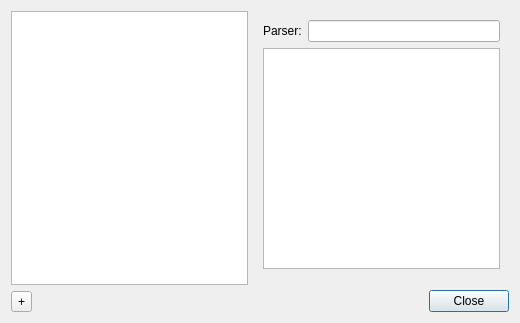
<?xml version="1.0" encoding="UTF-8"?>
<ui version="4.0">
 <class>LogFormatDialog</class>
 <widget class="QDialog" name="LogFormatDialog">
  <property name="geometry">
   <rect>
    <x>0</x>
    <y>0</y>
    <width>520</width>
    <height>323</height>
   </rect>
  </property>
  <property name="windowTitle">
   <string>Select Log Format</string>
  </property>
  <layout class="QGridLayout" name="gridLayout_2">
   <item row="0" column="0" rowspan="2">
    <layout class="QGridLayout" name="gridLayout">
     <item row="0" column="0" colspan="2">
      <widget class="QListView" name="listView">
       <property name="sizePolicy">
        <sizepolicy hsizetype="Preferred" vsizetype="Expanding">
         <horstretch>0</horstretch>
         <verstretch>0</verstretch>
        </sizepolicy>
       </property>
      </widget>
     </item>
     <item row="1" column="0">
      <widget class="QToolButton" name="addFormatButton">
       <property name="text">
        <string>+</string>
       </property>
       <property name="icon">
        <iconset theme="list-add">
         <normaloff>.</normaloff>.</iconset>
       </property>
      </widget>
     </item>
     <item row="1" column="1">
      <spacer name="horizontalSpacer">
       <property name="orientation">
        <enum>Qt::Horizontal</enum>
       </property>
       <property name="sizeType">
        <enum>QSizePolicy::Minimum</enum>
       </property>
       <property name="sizeHint" stdset="0">
        <size>
         <width>40</width>
         <height>20</height>
        </size>
       </property>
      </spacer>
     </item>
    </layout>
   </item>
   <item row="0" column="1">
    <widget class="QWidget" name="containerWidget" native="true">
     <property name="sizePolicy">
      <sizepolicy hsizetype="Expanding" vsizetype="Preferred">
       <horstretch>0</horstretch>
       <verstretch>0</verstretch>
      </sizepolicy>
     </property>
     <layout class="QGridLayout" name="gridLayout_3">
      <item row="1" column="0" colspan="2">
       <widget class="QListView" name="highlightListView">
        <property name="editTriggers">
         <set>QAbstractItemView::NoEditTriggers</set>
        </property>
       </widget>
      </item>
      <item row="2" column="0" colspan="2">
       <widget class="HighlightWidget" name="highlightWidget" native="true"/>
      </item>
      <item row="0" column="0">
       <widget class="QLabel" name="label">
        <property name="text">
         <string>Parser:</string>
        </property>
        <property name="buddy">
         <cstring>parserLineEdit</cstring>
        </property>
       </widget>
      </item>
      <item row="0" column="1">
       <widget class="QLineEdit" name="parserLineEdit"/>
      </item>
     </layout>
    </widget>
   </item>
   <item row="1" column="1">
    <widget class="QDialogButtonBox" name="buttonBox">
     <property name="orientation">
      <enum>Qt::Horizontal</enum>
     </property>
     <property name="standardButtons">
      <set>QDialogButtonBox::Close</set>
     </property>
    </widget>
   </item>
  </layout>
 </widget>
 <customwidgets>
  <customwidget>
   <class>HighlightWidget</class>
   <extends>QWidget</extends>
   <header>HighlightWidget.h</header>
   <container>1</container>
  </customwidget>
 </customwidgets>
 <tabstops>
  <tabstop>listView</tabstop>
  <tabstop>addFormatButton</tabstop>
  <tabstop>parserLineEdit</tabstop>
 </tabstops>
 <resources/>
 <connections>
  <connection>
   <sender>buttonBox</sender>
   <signal>accepted()</signal>
   <receiver>LogFormatDialog</receiver>
   <slot>accept()</slot>
   <hints>
    <hint type="sourcelabel">
     <x>503</x>
     <y>313</y>
    </hint>
    <hint type="destinationlabel">
     <x>157</x>
     <y>274</y>
    </hint>
   </hints>
  </connection>
  <connection>
   <sender>buttonBox</sender>
   <signal>rejected()</signal>
   <receiver>LogFormatDialog</receiver>
   <slot>reject()</slot>
   <hints>
    <hint type="sourcelabel">
     <x>510</x>
     <y>313</y>
    </hint>
    <hint type="destinationlabel">
     <x>286</x>
     <y>274</y>
    </hint>
   </hints>
  </connection>
 </connections>
</ui>
